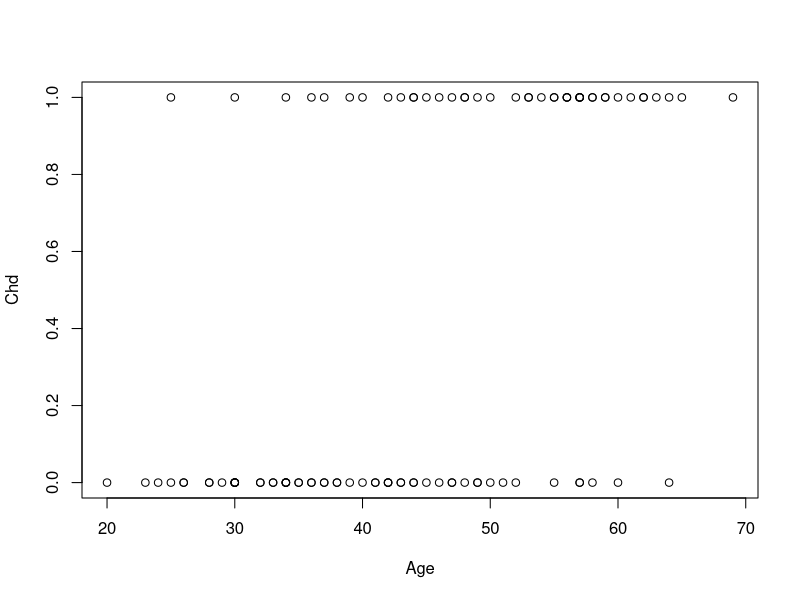
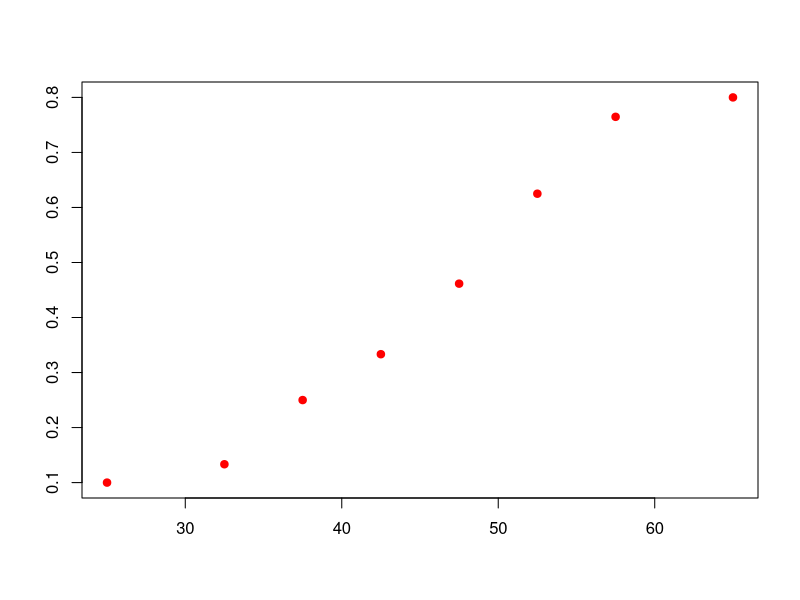
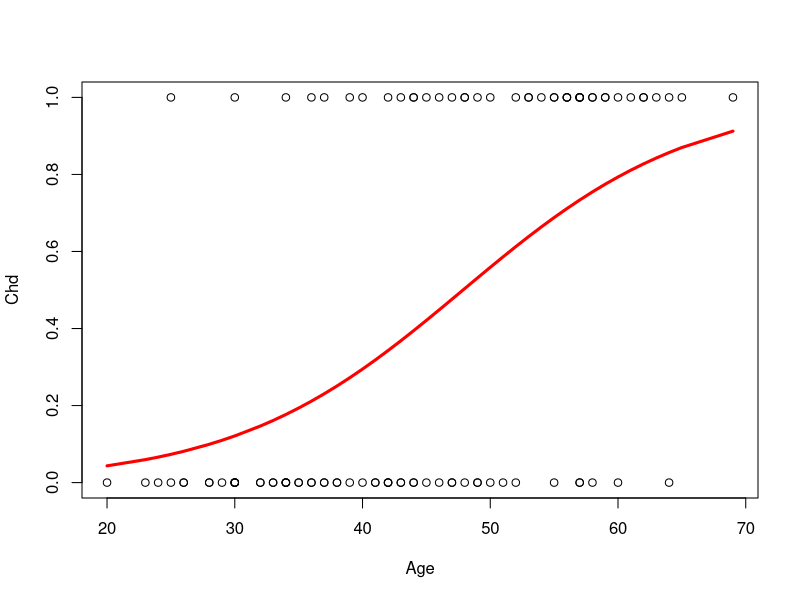
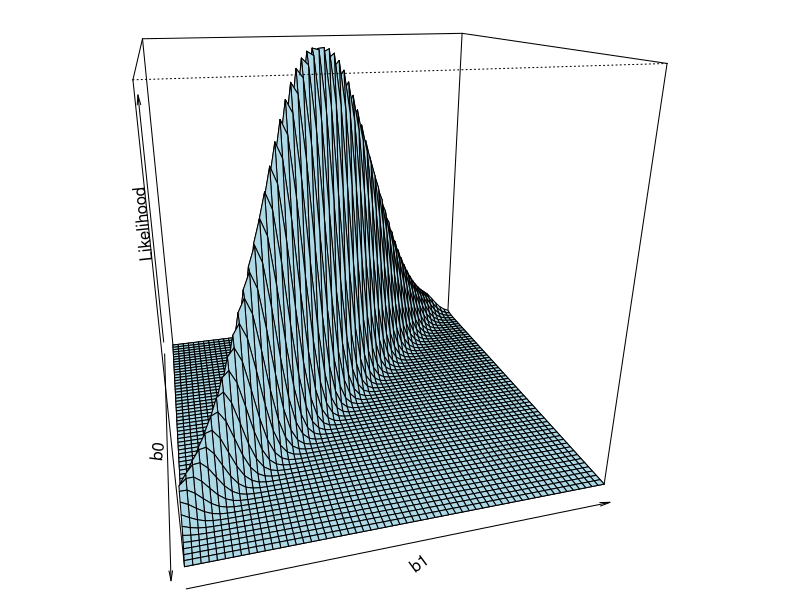

Recreate these plots in R, in order.
## ---- chunk 1
CHDdata = read.table("./data/CHDAGE.txt", header = TRUE)
## ---- chunk 2
head(CHDdata, 10)
## ---- chunk 3
summary(CHDdata)

str(CHDdata)
## ---- chunk 4
CHDdata$CHD
## ---- chunk 5
plot(CHDdata$AGE, CHDdata$CHD, , xlab="Age", ylab="Chd")
## ---- chunk 6
range(CHDdata$AGE)
## ---- chunk 7
(AGEbreaks = seq(from = 30, to = 60, by = 5))
## ---- chunk 8
(AGEbreaks = c(20,AGEbreaks, 70))
## ---- chunk 9
CHDdata$AgeGroup = cut(CHDdata$AGE, breaks = AGEbreaks, right = FALSE)
## ---- chunk 10
head(CHDdata)
tail(CHDdata)
## ---- chunk 11
(table1 = table(CHDdata$AgeGroup))
## ---- chunk 12
(table2 = table(CHDdata$CHD, CHDdata$AgeGroup))
## ---- chunk 13
(table3 = tapply(CHDdata$CHD, INDEX = CHDdata$AgeGroup, FUN = mean))
## ---- chunk 14
table4 = cbind(as.vector(table1), t(table2), table3)
colnames(table4) = c("n", "CHD absent", "CHD present", "mean % present")
addmargins(table4, margin = 1)
## ---- chunk 15
midpoints = AGEbreaks[-length(AGEbreaks)] + c(5, rep(2.5, 6), 5)
plot(midpoints, table4[, 4], col="red", pch=19, xlab="", ylab="")
## ---- chunk 16
glmCHD = glm(CHD ~ AGE, family = binomial(link = "logit"), CHDdata)
(summGlmCHD = summary(glmCHD))
## ---- chunk 17
logLik(glmCHD)
## ---- chunk 18
plot(CHDdata$AGE, CHDdata$CHD, , xlab="Age", ylab="Chd")
lines(CHDdata$AGE, glmCHD$fitted, type="l", col="red", lwd=3)
## ---- chunk 19
(vcovCHD = vcov(glmCHD))
## ---- chunk 20
X = CHDdata$AGE
Y = CHDdata$CHD

likelihood = function(b){
  prod(exp(b[1] + b[2] * X[Y==1]) /(1 + exp(b[1] + b[2] * X[Y==1]))) * prod(1 /(1 + exp(b[1] + b[2] * X[Y==0])))  
}
## ---- chunk 21
b0 = seq(-8, -2, length.out = 60)
b1 = seq(0.06, 0.18, length.out = 60)

likelihood_vect = Vectorize(function(b0, b1)likelihood(c(b0, b1)))

par(mar = c(0.6, 0.1,0.6,0.1))
zp = outer(X = b0, Y = b1, likelihood_vect)
persp(b0, b1, zp, theta=75, phi=20, col="lightblue", xlab="b0", ylab="b1", zlab="Likelihood")
## ---- chunk 22
(b = glmCHD$coefficients)

likelihood(b)

## ---- chunk 23
log(likelihood(b))
## ---- chunk 24
optim(par = c(0, 0), fn = function(x) - log(likelihood(x)))
